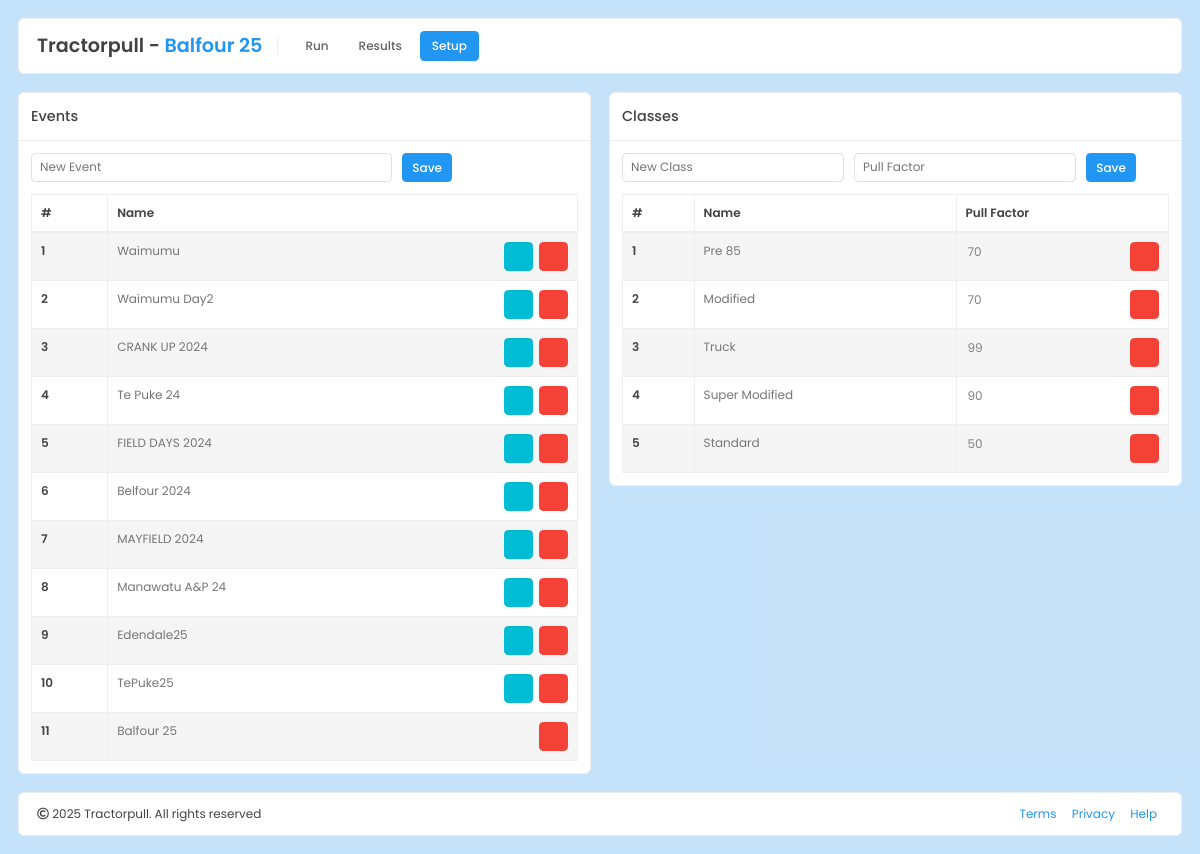
The page /competitors/setup/ on the database as committed earlier.
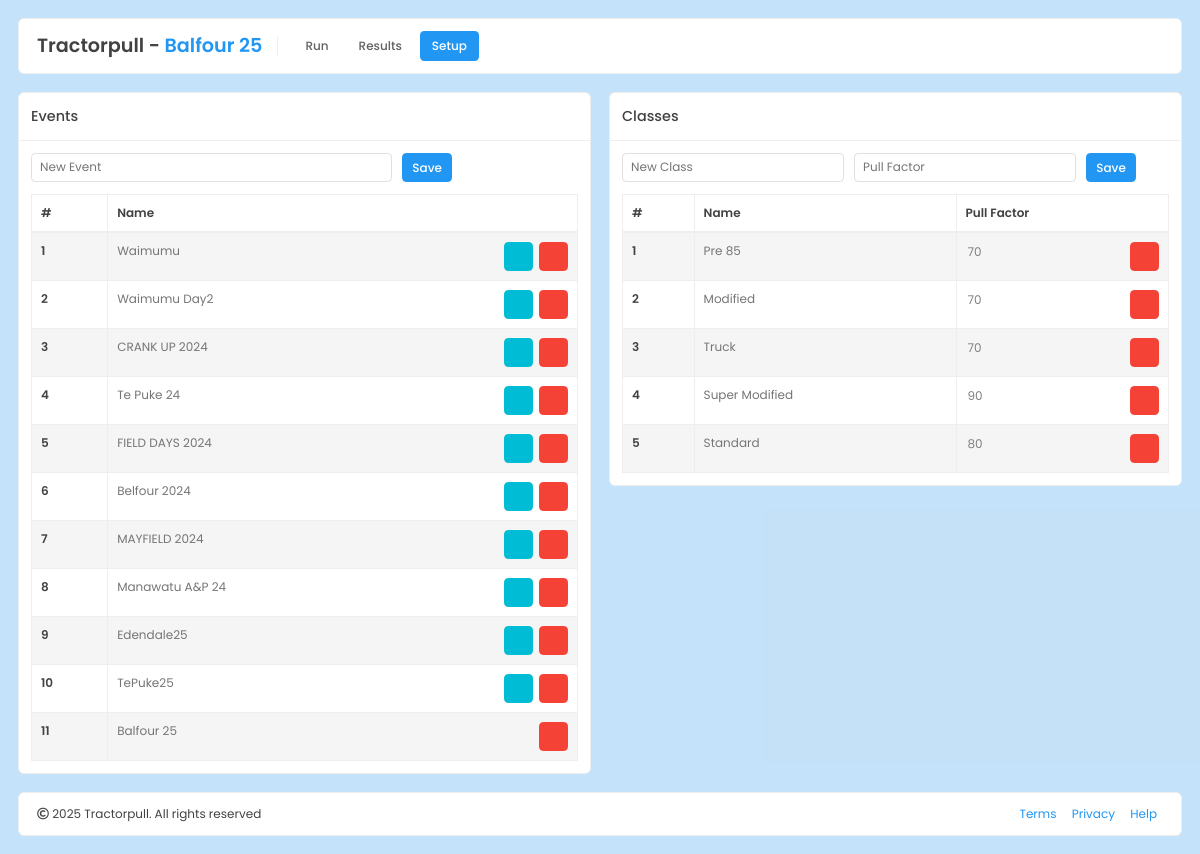
The same page on the database as committed later.
### competitors/models.py (models this page shows)
class Event(models.Model):
    event_name = models.CharField(max_length=50, unique=True)
    status = models.BooleanField(default=False)

class Class(models.Model):
    class_name = models.CharField(max_length=50, unique=True)
    pull_factor = models.IntegerField(default=85)

### competitors/views.py (the view)
# urls.py: path('setup/', views.setup, name='setup'),
def setup(request):
  classes = Class.objects.all()
  events = Event.objects.all()
  current_event = Event.objects.get(status=True)
  return render(request, 'components/setup.html', {
    'classes': classes,
    'events': events,
    'current_event': current_event
  })

### competitors/templates/components/setup.html (shortened to what this page needs)
{% extends 'layout/base.html' %}
{% load static %}
{% block nav_bar %}
  <ul class="nav nav-pills">
    <li class="nav-item">
      <a href="{% url 'competitors:index' %}" class="nav-link">Run</a>
    </li>
    <li class="nav-item">
      <a href="{% url 'competitors:results' %}" class="nav-link">Results</a>
    </li>
    <li class="nav-item">
      <a href="{% url 'competitors:setup' %}" class="nav-link active">Setup</a>
    </li>
  </ul>
{% endblock %}
{% block content %}
<div class="container-fluid">
  <div class="row">
    <div class="col-md-6">
      <div class="portlet">
        <div class="portlet-header portlet-header-bordered">
          <h3 class="portlet-title">Events</h3>
        </div>
        <div class="portlet-body">
          <form action="{% url 'competitors:events' %}" method="POST">
            <div class="form-row">
              <div class="form-group col-md-8">
                <div class="float-label">
                  <input type="text" id="event_name" name="event_name" class="form-control" placeholder="Add new event">
                  <label for="event_name">New Event</label>
                </div>
              </div>
              <div class="form-group col-md-4">
                <button class="btn btn-primary" type="submit">Save</button>
              </div>
            </div>
          </form>
          <table class="table table-bordered table-striped table-hover mb-0" id="event_table">
            <thead>
              <tr>
                <th>#</th>
                <th>Name</th>
              </tr>
            </thead>
            <tbody>
              {% for event in events %}
                <tr>
                <th scope="row">{{ forloop.counter }}</th>
                <td>
                  {{ event.event_name }}
                  <span>
                    <a href="{% url 'competitors:delete_event' event.pk %}"><button class="btn btn-danger btn-icon float-right">
                     <i class="fa fa-times"></i>
                    </button></a>
                    {% if event.status == False %}
                    <a href="{% url 'competitors:set_current_event' event.pk %}"><button class="btn btn-info btn-icon float-right mr-2">
                      <i class="fa fa-check"></i>
                    </button></a>
                    {% endif %}
                  </span>
                </td>
              </tr>
              {% endfor %}
            </tbody>
          </table>
        </div>
      </div>
    </div>
    <div class="col-md-6">
      <div class="portlet">
        <div class="portlet-header portlet-header-bordered">
          <h3 class="portlet-title">Classes</h3>
        </div>
        <div class="portlet-body">
          <form action="{% url 'competitors:classes' %}" method="POST">
            <div class="form-row">
              <div class="form-group col-md-5">
                <div class="float-label">
                  <input type="text" id="class_name" name="class_name" class="form-control" placeholder="Add new class">
                  <label for="class_name">New Class</label>
                </div>
              </div>
              <div class="form-group col-md-5">
                <div class="float-label">
                  <input type="number" onKeyPress="if(this.value.length==2) return false;" id="pull_factor" name="pull_factor" class="form-control" placeholder="Pull Factor">
                  <label for="pull_factor">Pull Factor</label>
                </div>
              </div>
              <div class="form-group col-md-2">
                <button class="btn btn-primary" type="submit">Save</button>
              </div>
            </div>
          </form>
          <table class="table table-bordered table-striped table-hover mb-0">
            <thead>
              <tr>
                <th>#</th>
                <th>Name</th>
                <th>Pull Factor</th>
              </tr>
            </thead>
            <tbody>
              {% for class in classes %}
                <tr>
                  <th scope="row">{{ forloop.counter }}</th>
                  <td class="class_name">{{ class.class_name }}</td>
                  <td>
                    <input type="number" onKeyPress="if(this.value.length==2) return false;" style="width: 40px; background: transparent; border: none; color: gray;" value="{{class.pull_factor}}" class="pull_factor">
                    <a href="{% url 'competitors:delete_class' class.pk %}"><button class="btn btn-danger btn-icon float-right">
                      <i class="fa fa-times"></i>
                    </button></a>
                  </td>
                </tr>
              {% endfor %}
            </tbody>
          </table>
        </div>
      </div>
    </div>
  </div>
</div>
{% endblock %}

### competitors/templates/layout/base.html (shortened to what this page needs)
<!DOCTYPE html>
{% load static %}
<html lang="en" dir="ltr">
<head>
	<link href="{% static 'assets/build/styles/ltr-core.css' %}" rel="stylesheet">
	<link href="{% static 'assets/build/styles/ltr-vendor.css' %}" rel="stylesheet">
	<link href="{% static 'assets/build/styles/ltr-dashboard8.css' %}" rel="stylesheet">
</head>
<body class="theme-light preload-active aside-active">
	<div class="holder">
		<div class="wrapper" style="padding-right: 0;">
			<div class="header">
				<div class="header-holder header-holder-desktop">
					<div class="header-container container-fluid">
						<div class="header-wrap">
							<h4 class="header-brand">Tractorpull&nbsp;-&nbsp;</h4>
							<h4 class="header-brand text-primary">{{ current_event.event_name }}</h4>
						</div>
						<div class="header-wrap header-wrap-block justify-content-start">
              {% block nav_bar %}
              {% endblock %}
						</div>
					</div>
				</div>
			</div>
			<div class="content">
        {% block content %}
        {% endblock %}
			</div>
			<div class="footer">
				<div class="footer-inner">
					<div class="container-fluid">
						<div class="row">
							<div class="col-sm-6 text-center text-sm-left mb-3 mb-sm-0">
								<p class="mb-0"><i class="far fa-copyright"></i> <span id="copyright-year"></span> Tractorpull. All rights reserved</p>
							</div>
							<div class="col-sm-6 text-center text-sm-right">
								<a href="#" class="mx-2">Terms</a>
								<a href="#" class="mx-2">Privacy</a>
								<a href="#" class="mx-2">Help</a>
							</div>
						</div>
					</div>
				</div>
			</div>
		</div>
	</div>
</body>
</html>

### static/assets/build/styles/ltr-dashboard8.css (style rules this page uses)
.holder { display: flex; flex-direction: row; width: 100%; }
.wrapper { position: relative; display: flex; flex-direction: column; height: 100%; width: 100%; padding-top: 1.5rem; background: rgba(33, 150, 243, 0.25); }
.content { flex: 1; }
.content > [class*="container"] { height: 100%; }
.header { position: relative; display: block; height: auto !important; z-index: 1070; padding: 0 1.5rem; margin-bottom: 1.5rem; }
.header-holder { position: relative; border-width: 1px; border-style: solid; border-radius: 0.5rem; }
.theme-light .header-holder { background: #fff; border-color: #eeeeee; }
.header-container { display: flex; flex-direction: row; align-items: center; width: 100%; padding-top: 1rem; padding-bottom: 1rem; }
.header-wrap { display: flex; flex-direction: row; align-items: center; justify-content: center; white-space: nowrap; }
.header-wrap.header-wrap-block { flex: 1; }
.header-brand { font-size: 1.6rem; font-weight: 600; padding: 0; margin: 0; }
.theme-light .header-brand { color: #424242; }
@media (min-width: 1025px) { body.aside-active .wrapper { padding-right: 0rem; } }
.footer { width: 100%; padding: 0 1.5rem; margin-bottom: 1.5rem; }
.footer-inner { padding: 1rem 0; border-width: 1px; border-style: solid; border-radius: 0.5rem; }
.theme-light .footer-inner { color: #424242; background: #fff; border-color: #eeeeee; }

Rows that differ between the two databases and show on the page:
changed Class "Truck": pull_factor "99" → "70"
changed Class "Standard": pull_factor "50" → "80"
